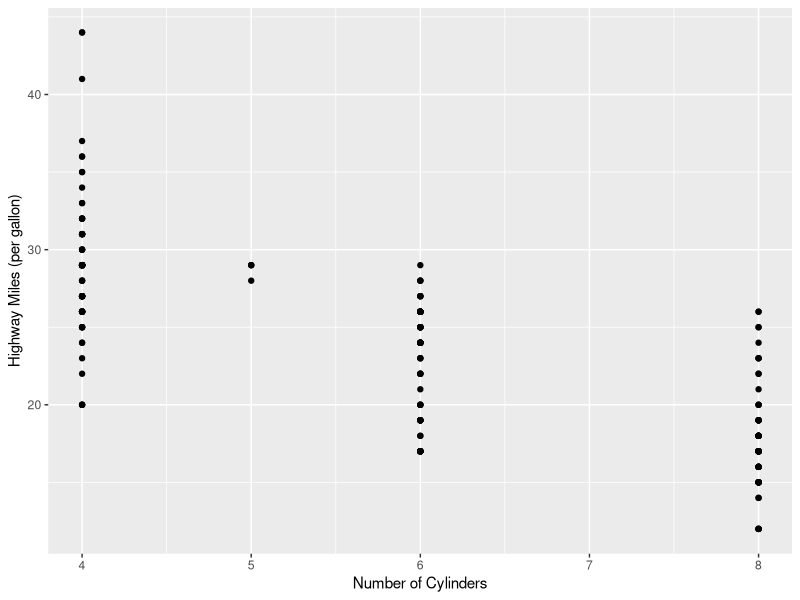
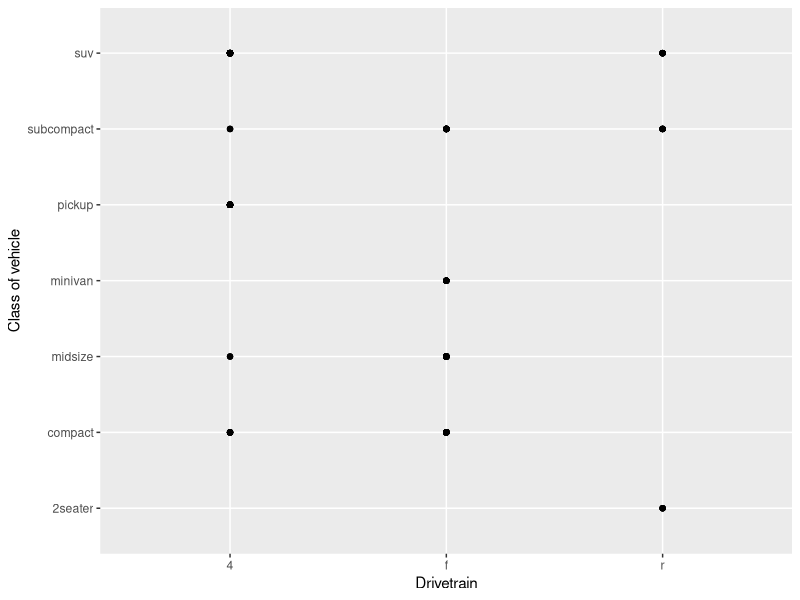
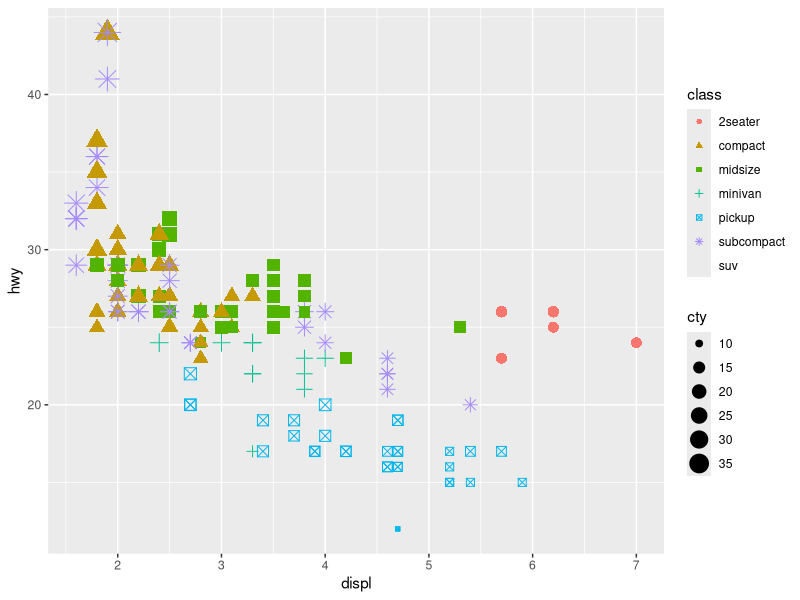
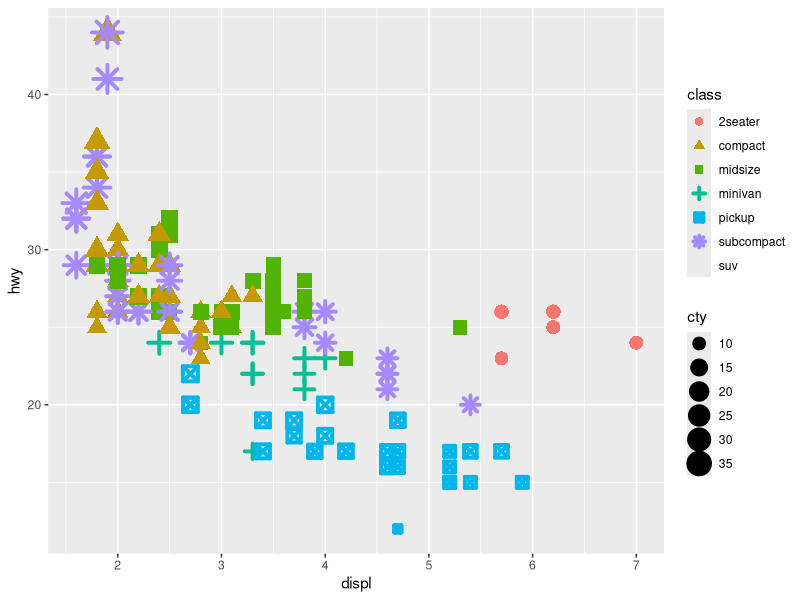
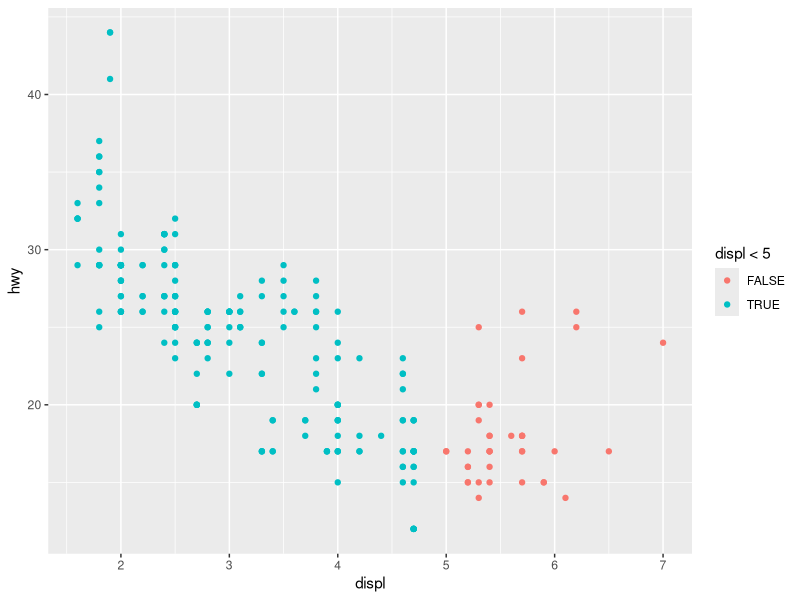
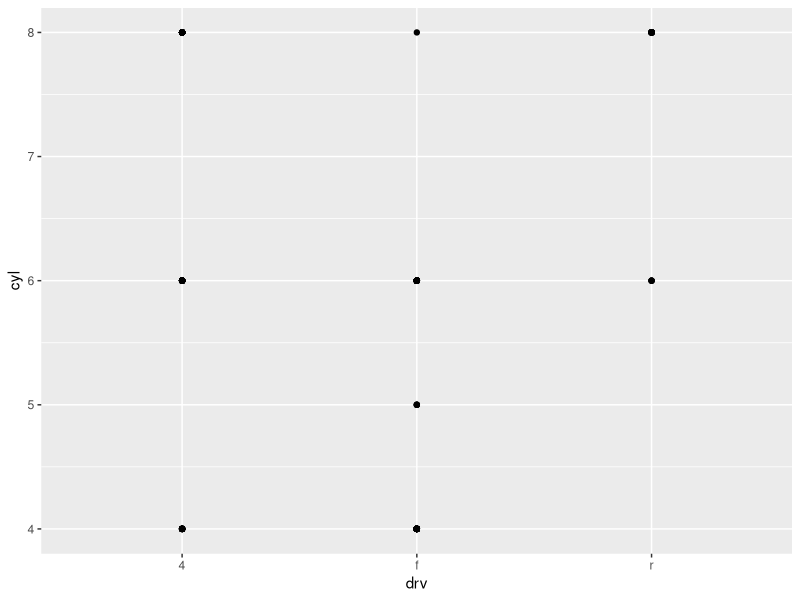
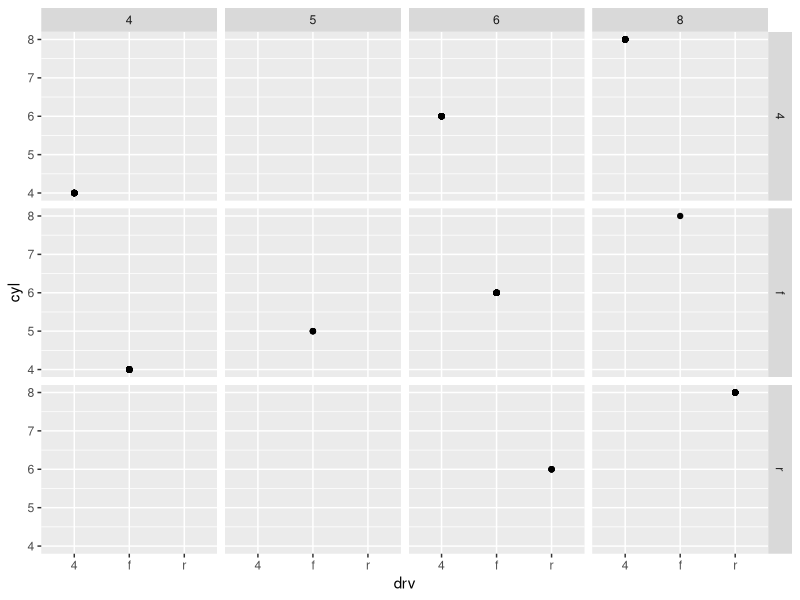
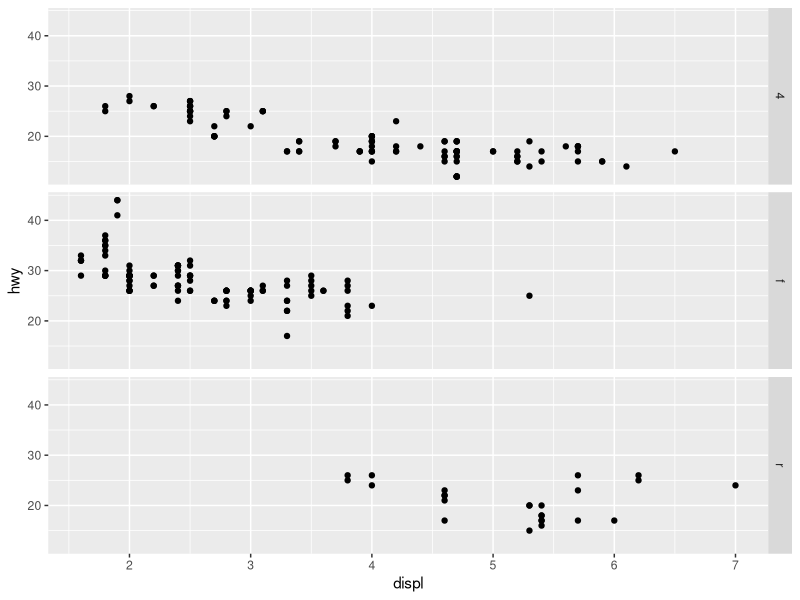

R code for these plots, in order:
## ---- chunk 1
#| label: load-packages
#| include: false 
library(ggplot2)
## ---- chunk 2
library(ggplot2)
ggplot(data = mpg, aes(x = cyl, y = hwy)) +
  geom_point() +
  xlab("Number of Cylinders") +
  ylab("Highway Miles (per gallon)")
## ---- chunk 3
ggplot(data = mpg, aes(x = drv, y = class)) +
  geom_point() +
  xlab("Drivetrain") +
  ylab("Class of vehicle")
## ---- chunk 4
ggplot(data = mpg) + 
  geom_point(mapping = aes(x = displ, y = hwy, color = class, size=cty, shape = class))
## ---- chunk 5
ggplot(data = mpg) + 
  geom_point(mapping = aes(x = displ, y = hwy, color = class, size=cty, shape = class),
             stroke = 2)
## ---- chunk 6
ggplot(data = mpg) + 
  geom_point(mapping = aes(x = displ, y = hwy, color =  displ < 5)) 
## ---- chunk 7
ggplot(data = mpg) + 
  geom_point(mapping = aes(x = drv, y = cyl))
## ---- chunk 8
ggplot(data = mpg) + 
  geom_point(mapping = aes(x = drv, y = cyl)) +
  facet_grid(drv ~ cyl)
## ---- chunk 9
ggplot(data = mpg) + 
  geom_point(mapping = aes(x = displ, y = hwy)) +
  facet_grid(drv ~ .)

ggplot(data = mpg) + 
  geom_point(mapping = aes(x = displ, y = hwy)) +
  facet_grid(. ~ cyl)
## ---- chunk 10
ggplot(data = mpg) + 
  geom_point(mapping = aes(x = displ, y = hwy)) + 
  facet_wrap(~ class, nrow = 2)
